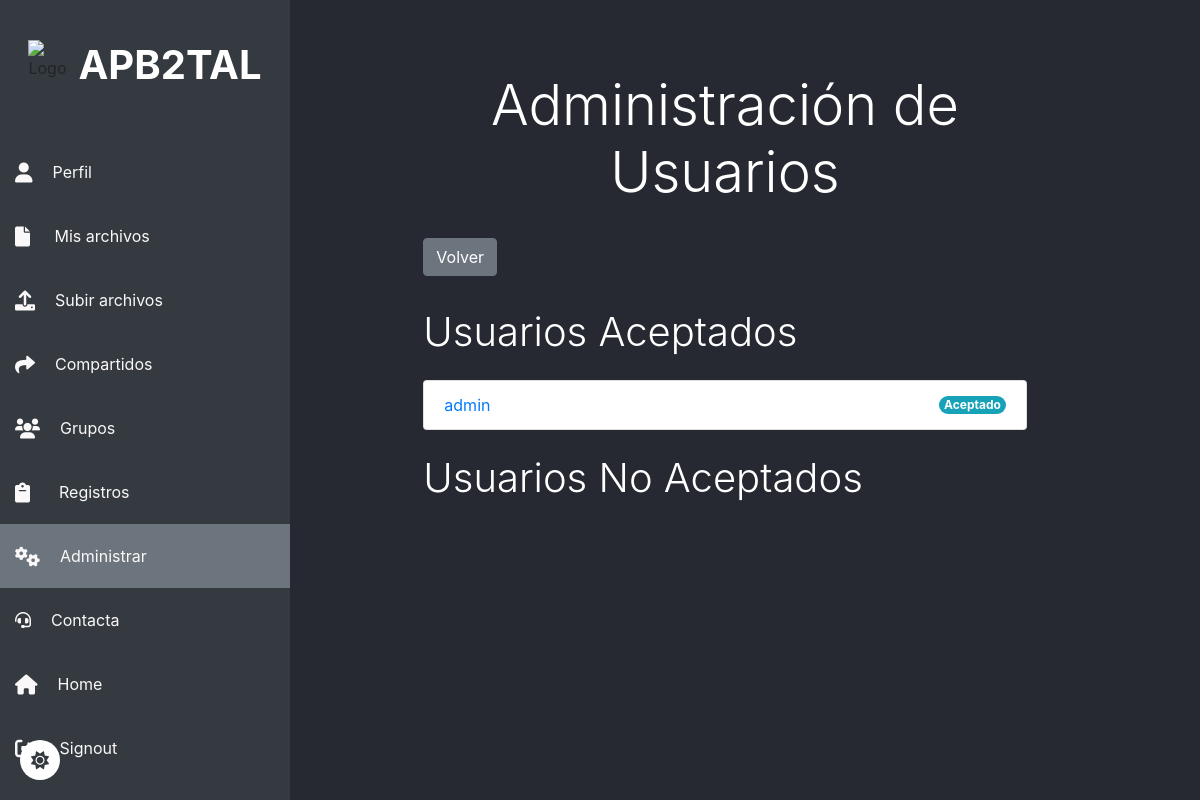
Before: /administrar/usuarios/ (signed in) with the older database file.
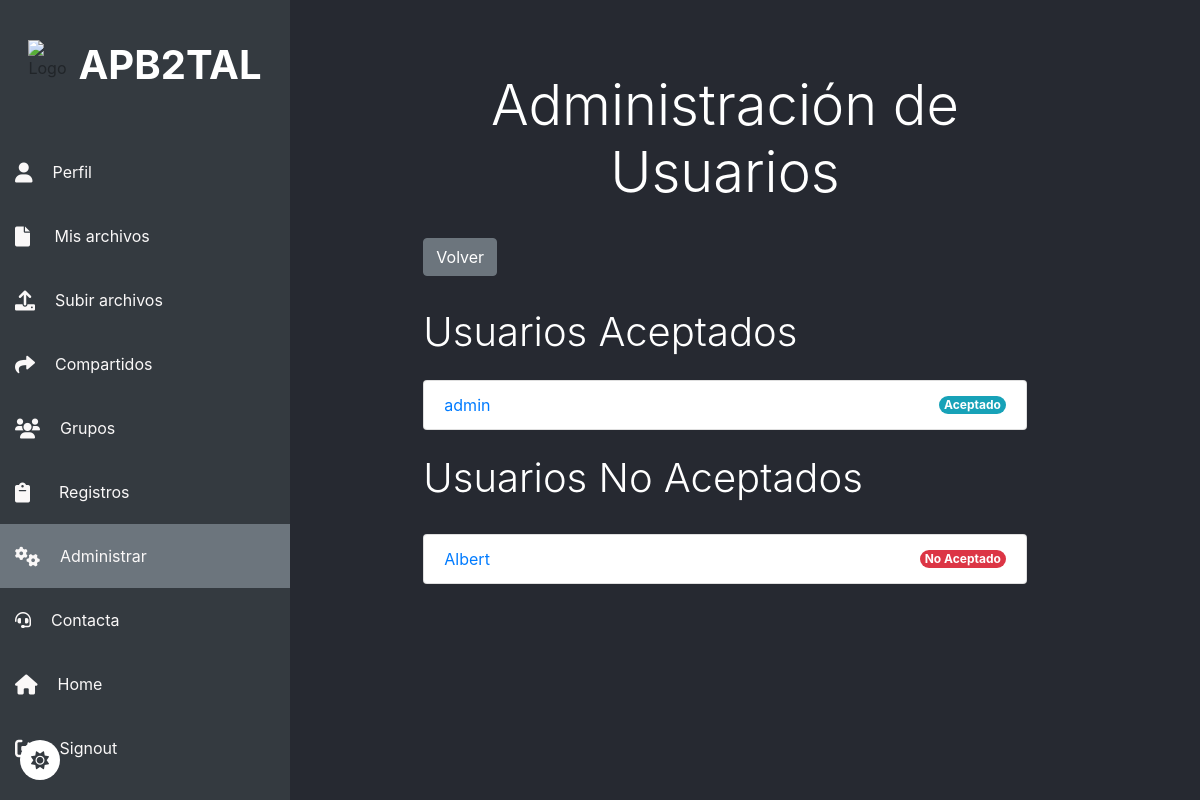
After: the same page with the newer database file.
### archivos/models.py (models this page shows, shortened)
class CustomUser(AbstractUser):
    is_accepted = models.BooleanField(
        _("accept status"),
        default=False,
        help_text=_("Designates whether this user is accepted."),
    )
    edad = models.IntegerField(default=0, null=True, blank=True)

### archivos/views.py (the view)
# urls.py: path('administrar/usuarios/', views.administrar_usuarios, name='administrar_usuarios'),
@accepted_user_required
@user_passes_test(is_staff)
@login_required
def administrar_usuarios(request):
    usuarios = CustomUser.objects.all()
    context = {
        'usuarios': usuarios
    }
    return render(request, 'administrar_usuarios.html', context)

### archivos/views.py (called while the page is built)
def accepted_user_required(view_func):
    decorated_view_func = user_passes_test(
        lambda user: user.is_authenticated and user.is_accepted,
        login_url='/perfil'  # Redirige a la página de perfil si el usuario no tiene is_accepted
    )(view_func)
    return decorated_view_func

def is_staff(user):
    return user.is_authenticated and user.is_staff

### archivos/templates/administrar_usuarios.html (shortened to what this page needs)
{% extends 'baseusuario.html' %}
{% block content %}
<div class="container">
    <div class="row">
        <div class="col-md-8 offset-md-2">
            <h2 class="text-center display-4 py-4 mt-5">Administración de Usuarios</h2>
            <a href="/administrar/" class="btn btn-secondary mb-3">Volver</a>
            <div class="user-list">
                <h3 class="text-left display-6 py-3">Usuarios Aceptados</h3>
                <ul class="list-group">
                    {% for usuario in usuarios %}
                        {% if usuario.is_accepted %}
                            <li class="list-group-item d-flex justify-content-between align-items-center">
                                <a href="{% url 'admi_usuario' usuario.id %}" class="username">{{ usuario.username }}</a>
                                <span class="badge bg-info rounded-pill">Aceptado</span>
                            </li>
                        {% endif %}
                    {% endfor %}
                </ul>
            </div>
            <div class="user-list">
                <h3 class="text-left display-6 py-4">Usuarios No Aceptados</h3>
                <ul class="list-group">
                    {% for usuario in usuarios %}
                        {% if not usuario.is_accepted %}
                            <li class="list-group-item d-flex justify-content-between align-items-center">
                                <a href="{% url 'admi_usuario' usuario.id %}" class="username">{{ usuario.username }}</a>
                                <span class="badge bg-danger rounded-pill">No Aceptado</span>
                            </li>
                        {% endif %}
                    {% endfor %}
                </ul>
            </div>
        </div>
    </div>
</div>
{% endblock %}

Changed rows visible on the page:
added CustomUser: username "Albert", shown under "Usuarios No Aceptados"
